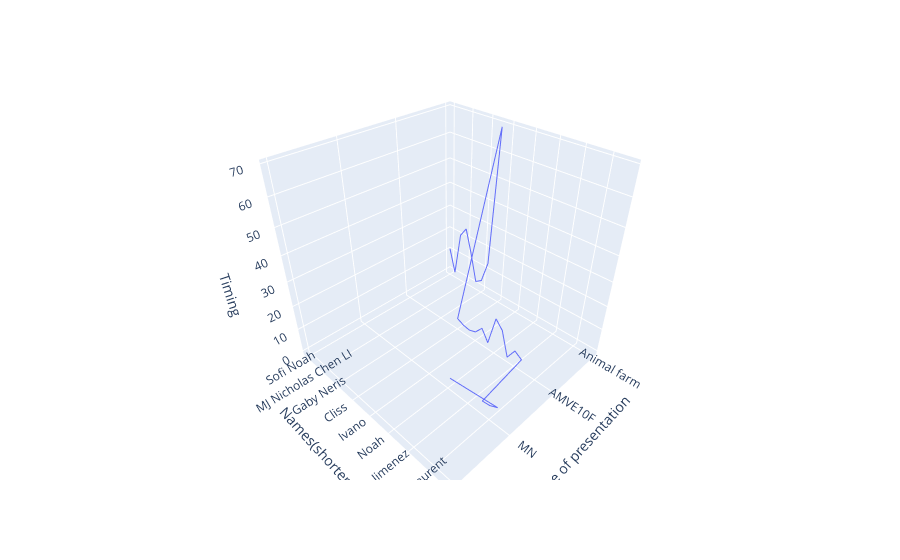

Notebook code cell kept with this figure:
### Code cell
fig = px.line_3d(df, x="Type of presentation", y=" Names(shorten)", z=" Timing")
fig.show()

### Figure 1 — Plotly figure (JSON) as saved in the notebook; plotly's stock layout.template omitted (floating-point values rounded to 4 significant figures)
{"data": [{"hovertemplate": "Type of presentation=%{x}<br> Names(shorten)=%{y}<br> Timing=%{z}<extra></extra>", "legendgroup": "", "line": {"color": "#636efa", "dash": "solid"}, "marker": {"symbol": "circle"}, "mode": "lines", "name": "", "scene": "scene", "showlegend": false, "type": "scatter3d", "x": ["Animal farm", "Animal farm", "Animal farm", "Animal farm", "Animal farm", "Animal farm", "Animal farm", "Animal farm", "Animal farm", "AMVE10F", "AMVE10F", "AMVE10F", "AMVE10F", "AMVE10F", "AMVE10F", "AMVE10F", "AMVE10F", "AMVE10F", "AMVE10F", "AMVE10F", "MN", "MN", "MN", "Logos"], "y": [" Sofi Noah", " Con Gabi Jos", " Rico ivano", " MJ Nicholas Chen LI", " Arseniy Pão", " Cliss Maria", " Gaby Neris", " Manuel Kiko", " Santos Laurent", " Cliss", " Tiago", " Jos", " Ivano", " Brito", " Manuel", " Noah", " MP", " ???", " Jimenez", " Arseniy", " Ivano Aimee", " Manuel Laurent", " Gaby Neris cliss", " Lourenço KIKO dwarfable"], "z": [11.21, 0.69, 20.34, 24.46, 14.28, 2, 4.1, 13.87, 69.03, 3.25, 1.92, 1.38, 2.41, 6.02, 1.15, 14.06, 10.74, 0.32, 5.31, 3.3, 4.23, 4.69, 6.27, 38.68]}], "layout": {"legend": {"tracegroupgap": 0}, "margin": {"t": 60}, "scene": {"domain": {"x": [0, 1], "y": [0, 1]}, "xaxis": {"title": {"text": "Type of presentation"}}, "yaxis": {"title": {"text": " Names(shorten)"}}, "zaxis": {"title": {"text": " Timing"}}}}}
